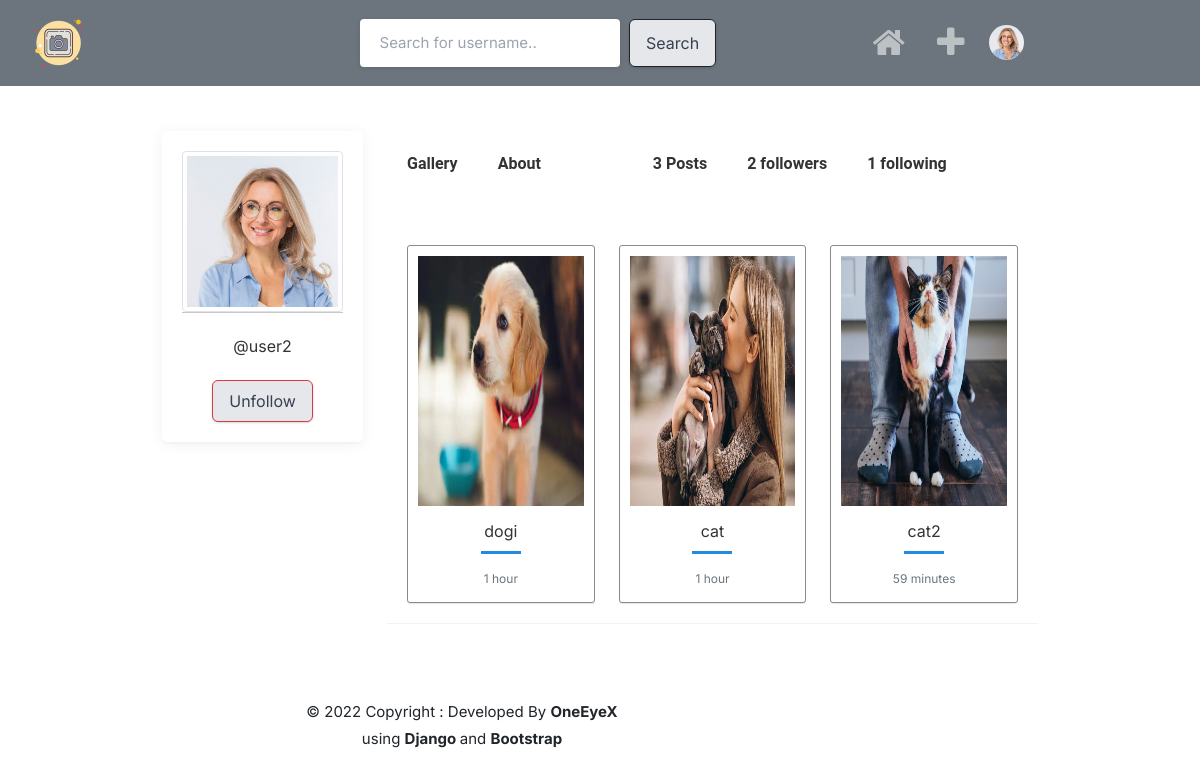
The app's page /profile/user2 (signed in) with its own data.
### core/models.py (models this page shows, shortened)
class Profile(models.Model):
    user = models.ForeignKey(User, on_delete=models.CASCADE)
    id_user = models.IntegerField()
    bio = models.TextField(blank=True)
    profileimg = models.ImageField(
        upload_to="profile_images", default="blank-profile-picture.png"
    )
    location = models.CharField(max_length=100, blank=True)
    def __str__(self):
        return self.user.username

class Post(models.Model):
    id = models.UUIDField(primary_key=True, default=uuid.uuid4)
    user = models.CharField(max_length=100)
    image = models.ImageField(upload_to="post_images")
    caption = models.TextField()
    created_at = models.DateTimeField(default=datetime.now)
    no_of_likes = models.IntegerField(default=0)

### core/views.py (the view)
# urls.py: path("profile/<str:pk>", views.profile, name="profile"),
@login_required(login_url="signin")
def profile(request, pk):
    user_object = get_object_or_404(User, username=pk)
    user_profile = Profile.objects.get(user=user_object)
    user_posts = Post.objects.filter(user=pk)
    user_post_length = len(user_posts)
    follower = request.user.username
    user = pk
    if FollowersCount.objects.filter(follower=follower, user=user).first():
        button_text = "Unfollow"
    else:
        button_text = "Follow"
    user_followers = len(FollowersCount.objects.filter(user=pk))
    user_following = len(FollowersCount.objects.filter(follower=pk))
    context = {
        "user_object": user_object,
        "user_profile": user_profile,
        "user_posts": user_posts,
        "user_post_length": user_post_length,
        "button_text": button_text,
        "user_followers": user_followers,
        "user_following": user_following,
    }
    return render(request, "profile.html", context)

### templates/profile.html (shortened to what this page needs)
{% extends 'base.html' %}
{% load static %}
{% block content %}
<div class="container">
	<div class="row">
		<div class="col-lg-3 col-md-4">
			<div class="text-center card-box">
				<div class="member-card">
					<div class="thumb-xl member-thumb m-b-10 center-block">
						<img src="{{user_profile.profileimg.url}}" class="img-circle img-thumbnail kaber"
							alt="profile-image">
					</div>
					<div class="">
						<hr>
						<br>
						<h4 class="m-b-5">@{{user_profile}}</h4>
						<br>
					</div>
					{% if user_object.username == user.username %}
					<a href="/settings" class="btn btn-success btn-sm w-sm waves-effect m-t-10 waves-light"
						data-ripple="">Account Settings</a>
					{% else %}
					<form action="/follow" method="POST">
						<a data-ripple="">
							<button class="btn btn-danger btn-sm w-sm waves-effect m-t-10 waves-light" type="submit">
								{{button_text}}</button>
						</a>
					</form>
					{% endif %}
				</div>
			</div>
		</div>
		<div class="col-md-8 col-lg-9">
			<ul class="nav nav-tabs" id="myTab" role="tablist">
				<li class="nav-item">
					<a class="nav-link active" id="home-tab" data-toggle="tab" href="#galleries" role="tab"
						aria-controls="home" aria-selected="true">
						<b> Gallery</b>
					</a>
				</li>
				<li class="nav-item">
					<a class="nav-link" id="profile-tab" data-toggle="tab" href="#aboutuser" role="tab"
						aria-controls="profile" aria-selected="false"><b>About</b></a>
				</li>
				<li class="nav-item">
				</li>
				<li class="nav-item">
					<a class="nav-link" id=" " href="#" role="tab" aria-controls="profile" aria-selected="false">
						<b>
							{% if user_post_length == 0 %}
							No Post
							{% elif user_post_length == 1 %}
							{{user_post_length}} Post
							{% else %}
							{{user_post_length}} Posts
							{% endif %}
						</b>
					</a>
				</li>
				<li class="nav-item">
					<a class="nav-link" id=" " href="#" role="tab" aria-controls="profile" aria-selected="false">
						<b>
							{% if user_followers == 0 or user_followers == 1 %}
							<b>{{user_followers}} follower</b>
							{% else %}
							<b>{{user_followers}} followers</b>
							{% endif %}
						</b>
					</a>
				</li>
				<li class="nav-item">
					<a class="nav-link" id=" " href="#" role="tab" aria-controls="profile" aria-selected="false">
						<b>
							{{user_following}} following
						</b>
					</a>
				</li>
			</ul>
			<div class="tab-content" id="myTabContent">
				<div class="tab-pane fade show active" id="galleries" role="tabpanel" aria-labelledby="home-tab">
					<div class="row">
						{% if user_posts %}
						{% for post in user_posts %}
						{% if post.image %}
						<div class="col-sm-4">
							<div class="gal-detail thumb" style="border: 1px solid #8b8b8b; ">
								<a class="strip" href="{{post.image.url}}" title="" data-strip-group="mygroup"
									data-strip-group-options="loop: false">
									<img src="{{post.image.url}}" style="height: 250px; width: 300px;" alt=""></a>
								<h4 class="text-center">
									{% if post.caption %}
									{{post.caption}}
									{% else %}
									<br>
									{% endif %}
								</h4>
								<div class="ga-border"></div>
								<p class="text-muted text-center"><small>{{post.created_at|timesince}}</small></p>
							</div>
						</div>
						{% endif %}
						{% endfor %}
						{% else %}
						<div>
							<h1 class="display-2 text-center">No post</h1>
						</div>
						{% endif %}
					</div>
				</div>
			</div>
		</div>
	</div>
	<br>
	<br>
	{% include 'footer.html' %}
</div>
{% endblock content %}

### templates/navbar.html (shortened to what this page needs)
{% load static %}
<nav class="navbar navbar-expand-lg navbar-dark bg-secondary">
    <div class="container-fluid">
        <a class="navbar-brand" href="{% url 'index' %}" style="margin-right: 20%">
            <img src="{% static '../static/img/favicon.png' %}" alt="" width="60">
        </a>
        <div class="collapse navbar-collapse text-center" id="navbarSupportedContent">
            <form style="margin-left: 5%;" class="d-flex" action="/search" method="POST">
                <input type="text" name="username" placeholder="Search for username.." />&nbsp; &nbsp;
                <button class="btn btn-outline-dark" type="submit">Search</button>
            </form>
            <ul class="navbar-nav me-auto mb-2 mb-lg-0 navbar-right">
                {% if request.user.is_authenticated %}
                <li class="nav-item" style="padding: 0 0.5rem">
                    <a class="nav-link" aria-current="page" href="{% url 'index' %}">
                        <i class="fa fa-home" style="font-size: 35px"></i>
                    </a>
                </li>
                <li class="nav-item" style="padding: 0 0.5rem">
                    <a class="nav-link" aria-current="page" href="#" data-toggle="modal"
                        data-target="#exampleModalCenter">
                        <i class="fa fa-plus" style="font-size: 35px ;"></i>
                    </a>
                </li>
                {% endif %}
                <li class="nav-item dropdown  ">
                    <a class="nav-link" href="#" id="navbarDropdown" role="button" data-bs-toggle="dropdown"
                        aria-expanded="false">
                        <center>
                            <img src="{{user_profile.profileimg.url}}" width="35" style="border-radius: 50%;" alt="" />
                        </center>
                    </a>
                </li>
            </ul>
        </div>
    </div>
</nav>

### static/assets/css/style.css (style rules this page uses)
button { vertical-align: middle; }
input { height: 48px; line-height: 48px; padding: 0 20px; outline: none; font-size: 15px; color: #808080; max-width: 100%; width: 100%; -webkit-box-sizing: border-box; box-sizing: border-box; display: block; font-weight: 400; opacity: 1; border-radius: 4px; border: none; -webkit-box-shadow: 0 1px 4px 0px rgba(0, 0, 0, 0.12); box-shadow: 0 1px 4px 0px rgba(0, 0, 0, 0.12); }
input[type="text"], input[type="password"], input[type="email"], input[type="number"] { height: 48px; line-height: 48px; padding: 0 20px; outline: none; font-size: 15px; color: #808080; max-width: 100%; width: 100%; -webkit-box-sizing: border-box; box-sizing: border-box; display: block; font-weight: 400; opacity: 1; border-radius: 4px; border: none; -webkit-box-shadow: 0 1px 4px 0px rgba(0, 0, 0, 0.12); box-shadow: 0 1px 4px 0px rgba(0, 0, 0, 0.12); }
input { -webkit-transition: all 0.1s ease-in-out; transition: all 0.1s ease-in-out; }
::placeholder { color: #808080; opacity: 1; }
button { border: none; margin: 0; padding: 0; width: auto; overflow: visible; background: transparent; color: inherit; font: inherit; line-height: normal; cursor: pointer; }
a { color: #be185d; -webkit-transition: 0.3s; transition: 0.3s; outline: none !important; }
button { outline: none !important; }
img { max-width: 100%; }
body { color: #666; font-size: 15px; line-height: 27px; background-color: #f0f2f5; font-family: "Inter", sans-serif; text-transform: none; }
body p { font-size: 15px; line-height: 27px; }
h1, h2, h3, h4, h5, h6 { font-family: "Inter", sans-serif; text-transform: none; }
input[type="text"], input[type="password"], input[type="email"] { font-family: "Inter", sans-serif; text-transform: none; }
button, body .pac-container { font-family: "Inter", sans-serif; text-transform: none; }
h1, h2, h3, h4, h5, h6 { color: #333; font-weight: 500; margin: 0; padding: 0; }
h4 { font-size: 15px; }
b, strong { font-weight: 700 !important; }
@media (min-width: 1024px) { .container { max-width: 900px !important; padding-top: 45px; } }

### templates/navbar.html (style rules this page uses)
.navbar-right { margin-left: auto; align-items: middle; justify-content: middle; }

### templates/profile.html (style rules this page uses)
.card-box { padding: 20px; box-shadow: 0 2px 15px 0 rgba(0, 0, 0, 0.06), 0 2px 0 0 rgba(0, 0, 0, 0.02); -webkit-border-radius: 5px; border-radius: 5px; -moz-border-radius: 5px; background-clip: padding-box; margin-bottom: 20px; background-color: #ffffff; }
.thumb { background-color: #ffffff; border-radius: 3px; box-shadow: 0 1px 1px 0 rgba(0, 0, 0, 0.1); margin-top: 30px; padding-bottom: 10px; padding-left: 10px; padding-right: 10px; padding-top: 10px; width: 100%; }
.gal-detail h4 { margin: 16px auto 10px auto; width: 80%; white-space: nowrap; display: block; overflow: hidden; text-overflow: ellipsis; }
.gal-detail .ga-border { height: 3px; width: 40px; background-color: #228bdf; margin: 10px auto; }
.nav.nav-tabs>li>a { background-color: transparent; border-radius: 0; border: none; color: #333333 !important; cursor: pointer; line-height: 50px; font-weight: 500; padding-left: 20px; padding-right: 20px; font-family: 'Roboto', sans-serif; }
.tab-content { box-shadow: 0 1px 1px rgba(0, 0, 0, 0.05); color: #777777; }
.nav.nav-tabs>li:last-of-type a { margin-right: 0px; }
.nav.nav-tabs { border-bottom: 0; box-shadow: 0 1px 1px rgba(0, 0, 0, 0.05); }
.nav.nav-tabs+.tab-content { background: #ffffff; margin-bottom: 20px; padding: 20px; }

### records on screen
Profile: profileimg (picture), user.username "user2"
Post: image (picture), caption "dogi", created_at "1 hour"
Post: image (picture), caption "cat", created_at "1 hour"
Post: image (picture), caption "cat2", created_at "59 minutes"

### other values on screen
{{ button_text }} "Unfollow"
{{ user_post_length }} "3"
{{ user_followers }} "2"
{{ user_following }} "1"
